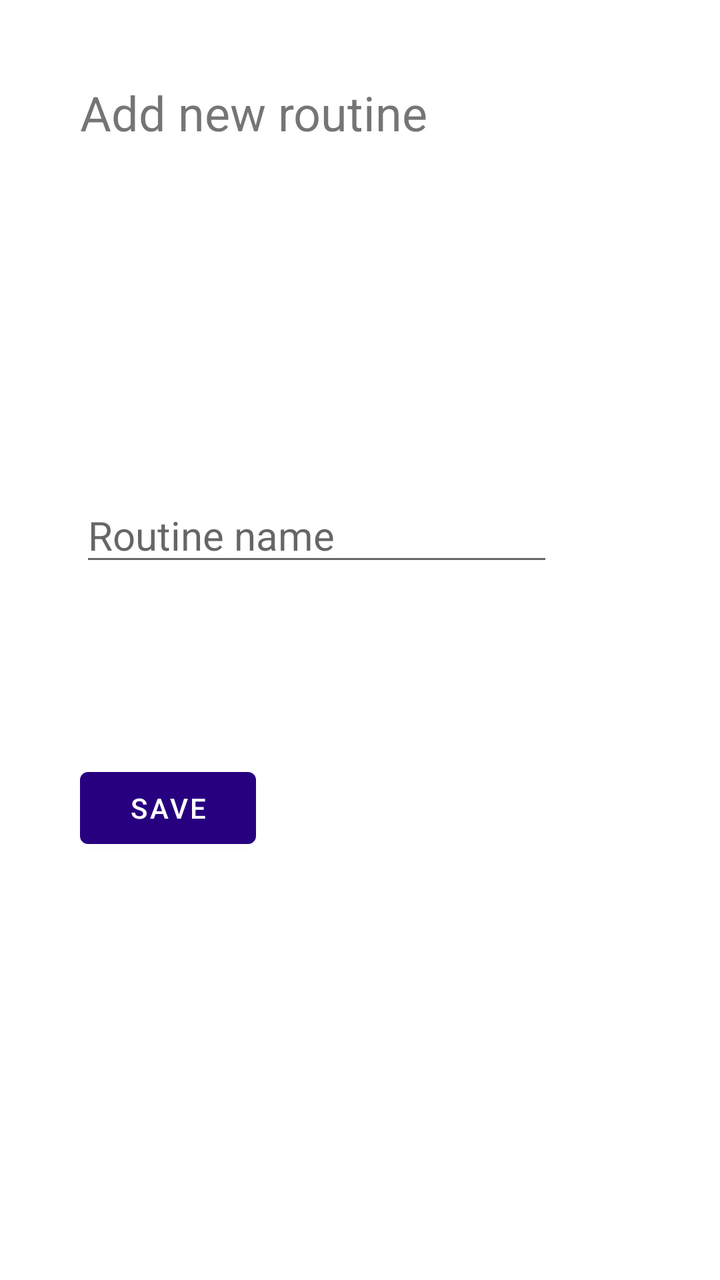
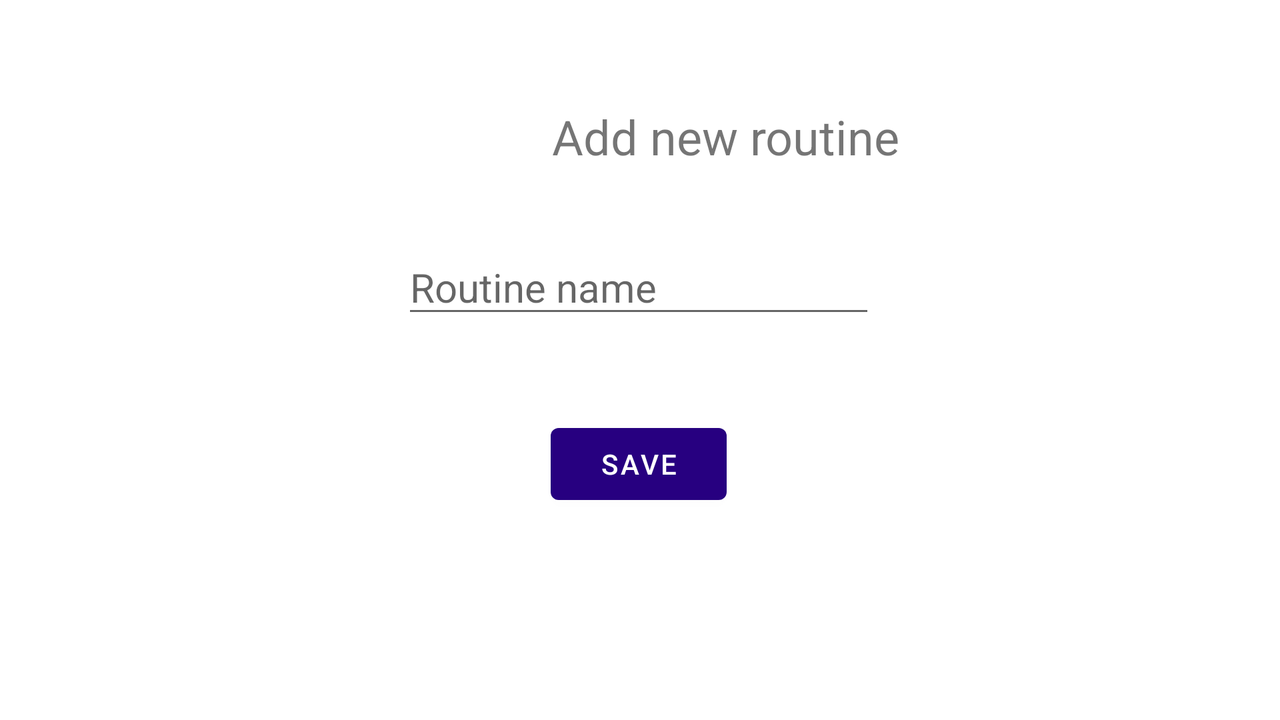

One screen, two layout resources from the same app: the default and the repository's alternative for another configuration. Each is rendered where Android would select it; the XML of both is given below.
<!-- AndroidManifest.xml: application theme Theme.Proyecto1_DAS -->
<!-- res/layout/activity_add_routine.xml -->
<?xml version="1.0" encoding="utf-8"?>
<androidx.constraintlayout.widget.ConstraintLayout xmlns:android="http://schemas.android.com/apk/res/android"
    xmlns:app="http://schemas.android.com/apk/res-auto"
    xmlns:tools="http://schemas.android.com/tools"
    android:layout_width="match_parent"
    android:layout_height="match_parent"
    tools:context=".AddRoutineActivity">

    <TextView
        android:id="@+id/textView3"
        android:layout_width="wrap_content"
        android:layout_height="wrap_content"
        android:layout_marginStart="40dp"
        android:layout_marginTop="40dp"
        android:text="@string/add_routine"
        android:textSize="24sp"
        app:layout_constraintStart_toStartOf="parent"
        app:layout_constraintTop_toTopOf="parent" />

    <EditText
        android:id="@+id/editTextRoutineName"
        android:layout_width="wrap_content"
        android:layout_height="wrap_content"
        android:layout_marginStart="40dp"
        android:layout_marginTop="244dp"
        android:ems="10"
        android:hint="@string/routine_name"
        android:inputType="textPersonName"
        android:textSize="20sp"
        app:layout_constraintStart_toStartOf="parent"
        app:layout_constraintTop_toTopOf="parent" />

    <Button
        android:id="@+id/buttonSaveRoutine"
        android:layout_width="wrap_content"
        android:layout_height="wrap_content"
        android:layout_marginStart="40dp"
        android:layout_marginTop="92dp"
        android:text="@string/save"
        app:layout_constraintStart_toStartOf="parent"
        app:layout_constraintTop_toBottomOf="@+id/editTextRoutineName" />
</androidx.constraintlayout.widget.ConstraintLayout>
<!-- resources referenced by this layout -->
<resources>
  <string name="add_routine">Add new routine</string>
  <string name="routine_name">Routine name</string>
  <string name="save">Save</string>
  <style name="Theme.Proyecto1_DAS" parent="Theme.MaterialComponents.Light">
          
          <item name="colorPrimary">#270080</item>
          <item name="colorPrimaryVariant">#0f0033</item>
          <item name="colorOnPrimary">#FFFFFF</item>
          <item name="colorSecondary">#00BCD4</item>
          <item name="colorSecondaryVariant">#0097A7</item>
          <item name="colorOnSecondary">#FFFFFF</item>
          <item name="colorBackgroundFloating">#FFFFFF</item>
          <item name="colorOnBackground">#000000</item>
          <item name="colorSurface">#FFFFFF</item>
          <item name="colorOnSurface">#000000</item>
          <item name="colorTertiary">@color/white</item>
      </style>
  <color name="white">#FFFFFFFF</color>
</resources>
<!-- res/layout-land/activity_add_routine.xml (the repository's variant of the layout above) -->
<!-- drawn on the phone turned sideways -->
<?xml version="1.0" encoding="utf-8"?>
<androidx.constraintlayout.widget.ConstraintLayout xmlns:android="http://schemas.android.com/apk/res/android"
    xmlns:app="http://schemas.android.com/apk/res-auto"
    xmlns:tools="http://schemas.android.com/tools"
    android:layout_width="match_parent"
    android:layout_height="match_parent"
    tools:context=".AddRoutineActivity">

    <TextView
        android:id="@+id/textView3"
        android:layout_width="wrap_content"
        android:layout_height="wrap_content"
        android:layout_marginStart="276dp"
        android:layout_marginTop="52dp"
        android:text="@string/add_routine"
        android:textSize="24sp"
        app:layout_constraintStart_toStartOf="parent"
        app:layout_constraintTop_toTopOf="parent" />

    <EditText
        android:id="@+id/editTextRoutineName"
        android:layout_width="wrap_content"
        android:layout_height="wrap_content"
        android:layout_marginTop="120dp"
        android:ems="10"
        android:hint="@string/routine_name"
        android:inputType="textPersonName"
        android:textSize="20sp"
        app:layout_constraintEnd_toEndOf="parent"
        app:layout_constraintHorizontal_bias="0.498"
        app:layout_constraintStart_toStartOf="parent"
        app:layout_constraintTop_toTopOf="parent" />

    <Button
        android:id="@+id/buttonSaveRoutine"
        android:layout_width="wrap_content"
        android:layout_height="wrap_content"
        android:layout_marginTop="44dp"
        android:text="@string/save"
        app:layout_constraintEnd_toEndOf="parent"
        app:layout_constraintHorizontal_bias="0.499"
        app:layout_constraintStart_toStartOf="parent"
        app:layout_constraintTop_toBottomOf="@+id/editTextRoutineName" />
</androidx.constraintlayout.widget.ConstraintLayout>
